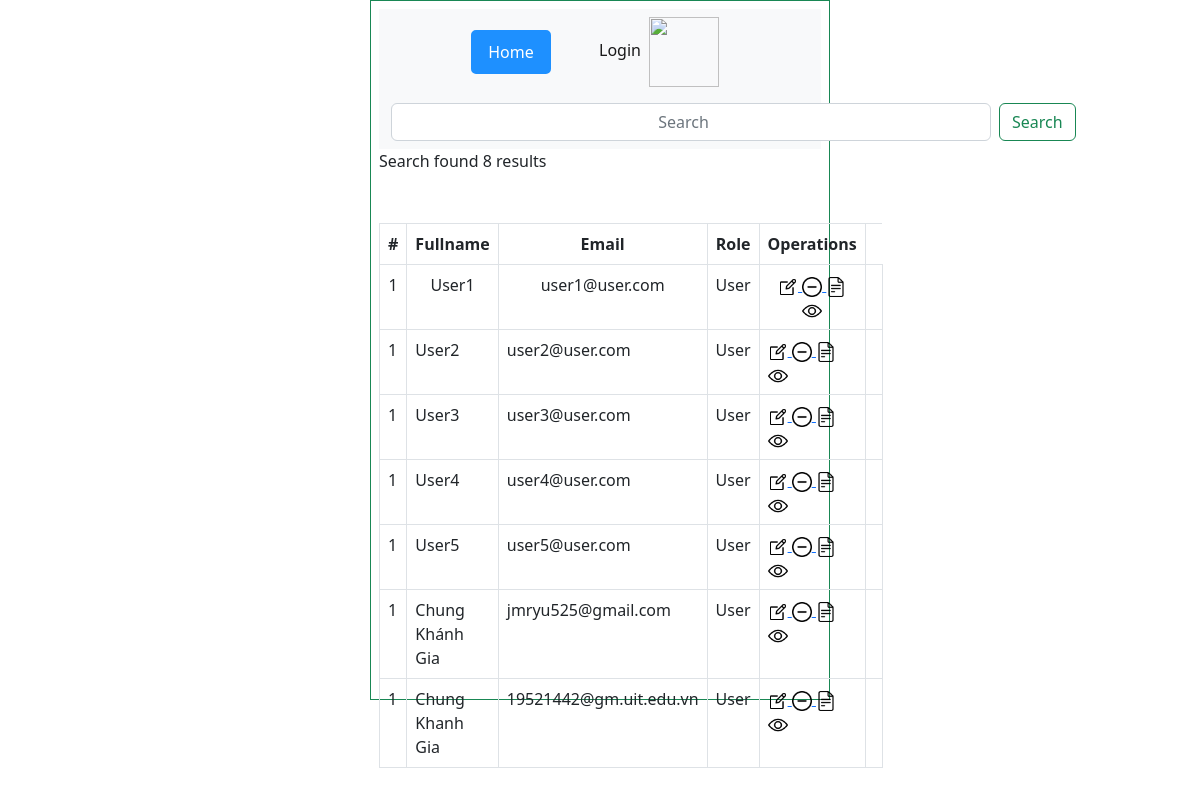
The page /Lession2/search.php on the database its author committed.
### tables this page shows
CREATE TABLE `user` (
  `id` int(10) NOT NULL,
  `username` varchar(20) NOT NULL,
  `email` varchar(30) NOT NULL,
  `password` varchar(10) NOT NULL,
  `level` int(5) NOT NULL
);

### Lession2/search.php (the view, shortened to what this page needs)
<?php
include 'config.php';
if(isset($_POST["search"])){
  $search = $_POST["search"];
}else{
  $search = '';
}
$sql_search = "SELECT * FROM user WHERE email LIKE '%".$search."%'  ";
$query_search = mysqli_query($config,$sql_search);
$num_search = mysqli_num_rows($query_search );
  ?>
<!DOCTYPE html>
<html>
<head>
  <link href="https://cdn.jsdelivr.net/npm/bootstrap@5.2.0/dist/css/bootstrap.min.css" rel="stylesheet">
  <link rel="stylesheet" href="./css/css1.css">
</head>
<body>
  <div class="border border-success p-2 mb-2" style="margin: auto 370px; padding-top:50px; border: 20px solid green; height: 700px; ">
   <nav class="navbar navbar-expand-lg bg-light" >
  <div class="container-fluid" >
    <div class="collapse navbar-collapse" id="navbarSupportedContent">
      <ul class="navbar-nav me-auto mb-2 mb-lg-0">
        <li class="nav-item">
          <a class="nav-link active" aria-current="page" style="margin-left: 80px;  border: 2px solid DodgerBlue; border-radius: 5px; background-color:  DodgerBlue; color:  white; text-align: center; width: 80px;">Home</a>
        </li>
<?php
  if(!isset($_SESSION["email"])){ ?>
       <li class="nav-item-dropdown">
          <a class="nav-link active" aria-current="page" href="login.php" style="margin-left: 40px">Login</a>
          </li>
      </ul>
     </div>
     <a href="home.php">
      <img src="./img/lampart-logo.jpg" height= 70 width=70  style="margin-right: 110px">
  </a>
  </div>
</nav>
<nav class="navbar bg-light">
  <div class="container-fluid">
    <form class="d-flex" role="search" action="search.php" method="POST">
      <input class="form-control me-2" type="search" placeholder="Search" aria-label="Search" style="width: 600px; text-align: center;" name="search">
      <button class="btn btn-outline-success" type="submit" name="submit_search">Search</button>
    </form>
  </div>
</nav>
<?php
} ?>
<p>Search found <?php echo $num_search; ?> results</p>
<table class="table table-bordered" style="margin-top: 50px; height:50px;">
   <thead>
    <tr style="text-align: center;">
      <th scope="col">#</th>
      <th scope="col">Fullname</th>
      <th scope="col">Email</th>
      <th scope="col">Role</th>
      <th scope="col">Operations</th>
    </tr>
  </thead>
    <tbody style="border-height: 70px; text-align: center;">
<tr>
         <?php
         while($rows = mysqli_fetch_assoc($query_search)) {
         if($rows['level'] != 1){
        echo " <td>1</td>";
        echo " <td>".$rows['username']."</td>";
        echo " <td>".$rows["email"]."</td>";
        echo " <td> User </td>";
        ?>
        <td>
       <a href="sua.php?id=<?php echo $user['id'];?>"><img src="./img/write.png" style="width: 20px; height: 20px;"> </a>
       <a href="xoa.php?id=<?php echo $user['id'];?>"><img src="./img/minus.png" style="width: 20px; height: 20px;"> </a>
        <a href=""><img src="./img/document.png" style="width: 20px; height: 20px;"></a>
        <a href="view.php?id=<?php echo $user['id'];?>"><img src="./img/view.png" style="width: 20px; height: 20px;"></a>
    <td>
    </tr>
        </tbody>
<?php
}
}
?>
</div>
</body>
</html>

### rows shown on the page
user: username "User1", email "user1@user.com", level 0 (drawn)
user: username "User2", email "user2@user.com", level 0 (drawn)
user: username "User3", email "user3@user.com", level 0 (drawn)
user: username "User4", email "user4@user.com", level 0 (drawn)
user: username "User5", email "user5@user.com", level 0 (drawn)
user: username "Chung Khánh Gia", email "jmryu525@gmail.com", level 0 (drawn)
user: username "Chung Khanh Gia", email "19521442@gm.uit.edu.vn", level 0 (drawn)

### other values the page prints
$num_search "8"
